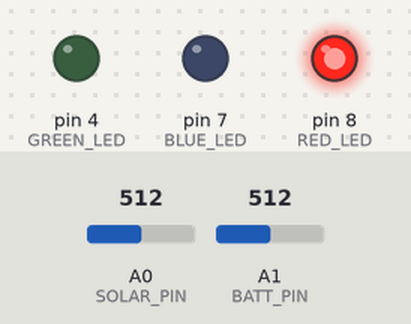
Recording of a sketch running on a simulated Arduino Uno, built with avr-gcc and run on an emulated ATmega328P. Parts: output pins drawn as LEDs (lit = HIGH). Inputs (shaded band) come from the test bench; at power-on: A0 (SOLAR_PIN) = 512, A1 (BATT_PIN) = 512.

Above: at 1.2 s.
1.3 s: A0 (SOLAR_PIN) set to 4
2.8 s: A0 (SOLAR_PIN) set to 1
At 3.2 s:
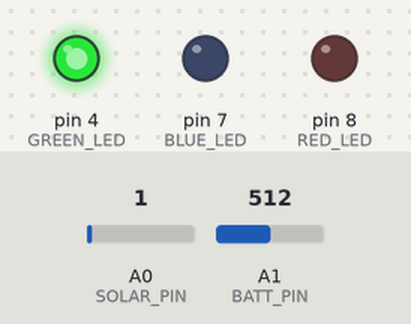
4.3 s: A1 (BATT_PIN) set to 0
At 5.5 s:
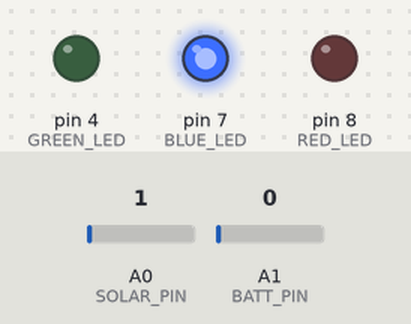
5.8 s: A1 (BATT_PIN) set to 5
7.3 s: A1 (BATT_PIN) set to 8
At 7.8 s:
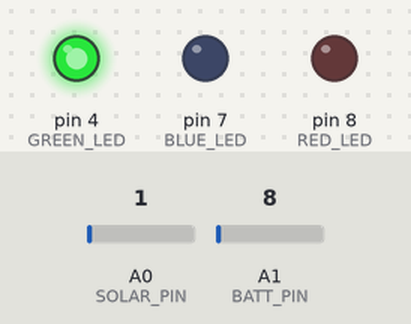
8.8 s: A0 (SOLAR_PIN) set to 122
At 10.1 s:
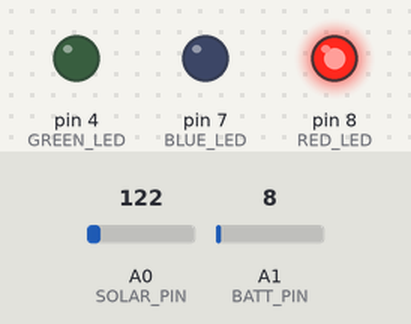
Timing chart, 0 to 11.3 s (numbered marks = the images above; inputs shaded):
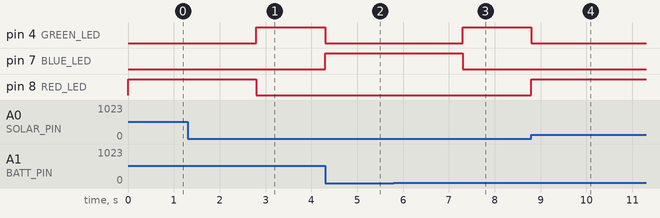

Measured:
- the behaviour switches between 3 and 2 on A0 (SOLAR_PIN) (found by bisection; images 0 and 1)
- the behaviour switches between 6 and 7 on A1 (BATT_PIN) (found by bisection; images 2 and 3)
- after the input at 1.3 s, every drawn part: stays the same
- after the input at 2.8 s, pin 4 (GREEN_LED): LOW → HIGH at once; pin 8 (RED_LED): HIGH → LOW at once
- after the input at 4.3 s, pin 4 (GREEN_LED): HIGH → LOW at once; pin 7 (BLUE_LED): LOW → HIGH at once
- after the input at 5.8 s, every drawn part: stays the same
- after the input at 7.3 s, pin 4 (GREEN_LED): LOW → HIGH at once; pin 7 (BLUE_LED): HIGH → LOW at once
- after the input at 8.8 s, pin 4 (GREEN_LED): HIGH → LOW at once; pin 8 (RED_LED): LOW → HIGH at once

The sketch:

q3_chargeControllerFix.ino
```cpp
#define RED_LED 8  // SP -> uP
#define BLUE_LED 7 // SP -> Battery
#define GREEN_LED 4// Battery -> uP

#define SOLAR_PIN A0
#define BATT_PIN A1


#define VREF 2.5
#define VBATT 6

enum STATE {SOLAR, BATT, CHARGE};
char gState = SOLAR;

float solarVolt = 0;
float battVolt = 0;

void setup() {
  Serial.begin(9600);

  pinMode(RED_LED, OUTPUT);
  pinMode(BLUE_LED, OUTPUT);
  pinMode(GREEN_LED, OUTPUT);

  pinMode(SOLAR_PIN, INPUT);
  pinMode(BATT_PIN, INPUT);

}

void loop() {
  // read inputs
  battVolt = analogRead(BATT_PIN);
  solarVolt = analogRead(SOLAR_PIN);

  // state control logic
  switch(gState){
    case SOLAR:
      digitalWrite(RED_LED,HIGH);
      digitalWrite(BLUE_LED, LOW);
      digitalWrite(GREEN_LED,LOW);
      if(solarVolt<VREF){
        gState = BATT;
      }
      break;
    case BATT:
      digitalWrite(RED_LED,LOW);
      digitalWrite(BLUE_LED, LOW);
      digitalWrite(GREEN_LED,HIGH);
      if(solarVolt>=VREF){
        gState = SOLAR;
      }
      else if(solarVolt > battVolt){
        gState = CHARGE;
      }
      break;
    case CHARGE:
      digitalWrite(RED_LED,LOW);
      digitalWrite(BLUE_LED, HIGH);
      digitalWrite(GREEN_LED,LOW);
      if(battVolt>VBATT){
        gState = SOLAR;
      }
  }
}
```
